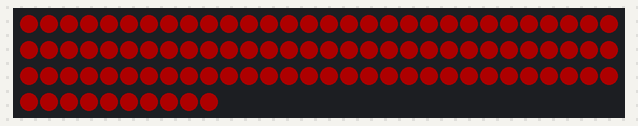
Bench run of a program on a simulated CircuitPython board. Shown: 100 RGB LEDs in strip order, left to right, continuing on the next row. Dim RGB values are drawn brighter than linear.

Above: at 0.1 s.
At 1.1 s:
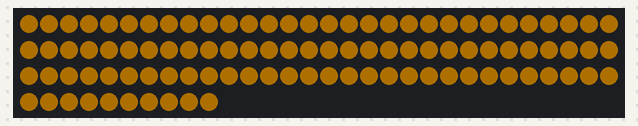
At 3.1 s:
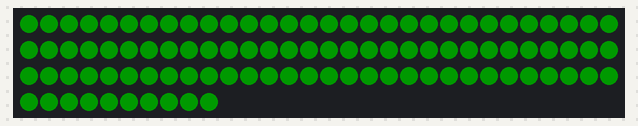
At 4.1 s:
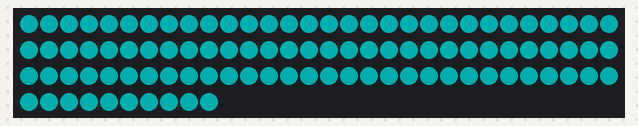
At 5.1 s:
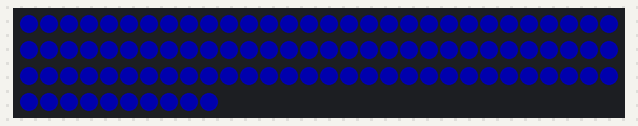
At 6.1 s:
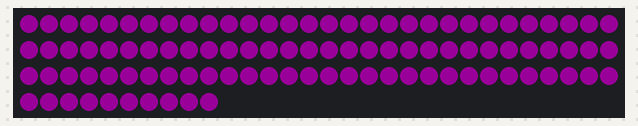

The program:

rainbow_blink.py
```python
import time, random
import board
import neopixel

def main():
    pixel_pin = board.D18
    num_pixels = 100
    ORDER = neopixel.RGB
    sleepTime = 1

    pixels = neopixel.NeoPixel(
        pixel_pin, num_pixels, brightness=0.2, auto_write=False, pixel_order=ORDER
    )

    colors = [ [255, 0, 0],   # red
               [255, 165, 0], # orange
               [255, 255, 0], # yellow
               [0, 128, 0],   # green
               [0, 255, 255], # cyan
               [0, 0, 255],   # blue
               [128, 0, 128] ]# purple

    try:
        while True:
            for i in range(len(colors)):
                rgb = (colors[i][0], colors[i][1], colors[i][2])
                pixels.fill(rgb)

                pixels.show()
                time.sleep(sleepTime)

    except:
        pixels.fill((0, 0, 0)) # turn off all LEDs
        pixels.show()


if __name__ == "__main__":
    main()
```

Measured:
- by itself, everything shown: repeats every 7.0 s, in 7 steps
- what the display in image 2 shows lasts 1.0 s, from 3.0 s to 4.0 s
